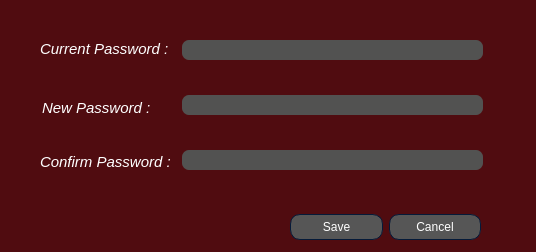
<?xml version="1.0" encoding="UTF-8"?>
<ui version="4.0">
 <class>New_Password_Dialog</class>
 <widget class="QDialog" name="New_Password_Dialog">
  <property name="geometry">
   <rect>
    <x>0</x>
    <y>0</y>
    <width>536</width>
    <height>252</height>
   </rect>
  </property>
  <property name="windowTitle">
   <string>Dialog</string>
  </property>
  <property name="styleSheet">
   <string notr="true">
QWidget
{
	background-color: #500c10;
	color: #ffffff;
	border-color: #051a39;

}


QLabel
{
	background-color: transparent;
	color: #ffffff;

}


QToolTip
{
	border : 1px solid #500c10;
	background-color: #26264f;
	color: #ffffff;
	border-color: #051a39;

}
QPushButton
{
	background-color: #565656;
	color: #ffffff;
	border-style: solid;
	border-width: 1px;
	border-radius: 10px;
	border-color: #051a39;
	padding: 5px;

}


QPushButton::disabled
{
	background-color: #404040;
	color: #656565;
	border-color: #051a39;

}


QPushButton::hover
{
	background-color: #8399ff;
	color: #ffffff;
	border-style: solid;
	border-width: 1px;
	border-radius: 10px;
	border-color: #051a39;
	padding: 5px;
}


QPushButton::pressed
{
	background-color: #4969ff;
	color: #ffffff;
	border-style: solid;
	border-width: 1px;
	border-radius: 10px;
	border-color: #051a39;
	padding: 5px;

}

QComboBox
{
    background-color: #565656;
    border: 1px solid;
    border-radius: 3px;
    padding-left: 6px;
    color: #ffffff;
    height: 20px;

}


QComboBox::disabled
{
	background-color: #404040;
	color: #656565;
	border-color: #051a39;

}


QComboBox:hover
{
    background-color: #8399ff;
}


QComboBox:on
{
    background-color: #4969ff;

}


QComboBox QAbstractItemView
{
    background-color: #383838;
    color: #ffffff;
    border: 1px solid black;
    selection-background-color: #4969ff;
    selection-color: #ffffff;
    outline: 0;

}

QComboBox::drop-down
{
    subcontrol-origin: padding;
    subcontrol-position: top right;
    width: 15px;
    border-left-width: 0px;
    border-left-color: darkgray;
    border-left-style: solid; 
    border-top-right-radius: 3px; 
    border-bottom-right-radius: 3px;

}


QComboBox::down-arrow
{
    image: url(://arrow-down.png);
    width: 8px;
    height: 8px;
}


QSpinBox
{
	background-color: #525251;
	color: #ffffff;
	border: 1px solid #051a39;
	border-radius: 3px;
	padding : 2px;
}

QLineEdit
{
	background-color: #525251;
	color: #ffffff;
	border-width: 1px;
	border-radius: 7px;
	border-color: #051a39;
	padding: 2px;

}

QLineEdit::disabled
{
	background-color: #404040;
	color: #656565;
	border-width: 1px;
	border-radius: 7px;
	border-color: #051a39;
	padding: 2px;

}

QTextEdit
{
	background-color: #ffffff;
	color: #010201;
	border-color: #051a39;

}


QTextEdit::disabled
{
	background-color: #404040;
	color: #656565;
	border-color: #051a39;

}

QCheckBox::indicator
{
    color: #b1b1b1;
    background-color: #323232;
    border: 1px solid #b1b1b1;
    width: 12px;
    height: 12px;

}


QCheckBox::indicator:checked
{
    image:url(://checkbox.png);
    border: 1px solid #565656;

}


QCheckBox::disabled
{
	color: #656565;

}


QCheckBox::indicator:disabled
{
	background-color: #656565;
	color: #656565;
    border: 1px solid #656565;

}


QRadioButton::indicator::unchecked
{ 
	border: 2px inset gray; 
	border-radius: 5px; 
	background-color:  #fff;
	width: 9px; 
	height: 9px; 

}


QRadioButton::indicator::unchecked:hover
{ 
	border: 2px solid #565656; 
	border-radius: 5px; 
	background-color:  #fff;
	width: 9px; 
	height: 9px; 

}


QRadioButton::indicator::checked
{ 
	border: 2px inset darkgray; 
	border-radius: 5px; 
	background-color: #4969ff; 
	width: 9px; 
	height: 9px; 

}


QRadioButton::disabled
{
	color: #656565;

}


QRadioButton::indicator:disabled
{
	background-color: #656565;
	color: #656565;
    border: 2px solid #656565;

}


QTableView
{
    background-color: #242526;
    border: 1px solid #32414B;
    color: #f0f0f0;
    gridline-color: #8faaff;
    outline : 0;

}


QTableView::disabled
{
    background-color: #242526;
    border: 1px solid #32414B;
    color: #656565;
    gridline-color: #656565;
    outline : 0;

}


QTableView::item:hover 
{
    background-color: #26264f;
    color: #f0f0f0;

}


QTableView::item:selected 
{
    background-color: #1a1b1c;
    border: 2px solid #4969ff;
    color: #F0F0F0;

}


QTableView::item:selected:disabled
{
    background-color: #1a1b1c;
    border: 2px solid #525251;
    color: #656565;

}


QTableCornerButton::section
{
    background-color: #505050;
    color: #fff;

}


QHeaderView::section
{
    background-color: #525251;
    color: #fff;
    text-align: left;
	padding: 4px;
	
}


QHeaderView::section:disabled
{
    background-color: #525251;
    color: #656565;

}






QHeaderView::section::vertical::first,
QHeaderView::section::vertical::only-one
{
    border-top: 1px solid #353635;

}


QHeaderView::section::vertical
{
    border-top: 1px solid #353635;

}


QHeaderView::section::horizontal::first,
QHeaderView::section::horizontal::only-one
{
    border-left: 1px solid #353635;

}


QHeaderView::section::horizontal
{
    border-left: 1px solid #353635;

}


QTabBar::tab
{
	background-color: #262626;
	color: #ffffff;
	border-style: solid;
	border-width: 1px;
	border-top-left-radius: 3px;
	border-top-right-radius: 3px;
	border-color: #051a39;
	padding: 5px;

}


QTabBar::tab:disabled
{
	background-color: #656565;
	color: #656565;
}


QTabWidget::pane 
{
	background-color: #262626;
	color: #ffffff;
    border: 1px solid;
    border-color: #565656;

}


QTabBar::tab:selected
{
    background-color: #565656;
	color: #ffffff;
	border-style: solid;
	border-width: 1px;
	border-top-left-radius: 3px;
	border-top-right-radius: 3px;
	border-color: #051a39;
	padding: 5px;

}


QTabBar::tab:selected:disabled
{
	background-color: #404040;
	color: #656565;

}


QTabBar::tab:!selected 
{
    background-color: #262626;

}


QTabBar::tab:!selected:hover 
{
    background-color: #8399ff;

}


QTabBar::tab:top:!selected 
{
    margin-top: 3px;

}


QTabBar::tab:bottom:!selected 
{
    margin-bottom: 3px;

}


QTabBar::tab:top, QTabBar::tab:bottom 
{
    min-width: 8ex;
    margin-right: -1px;
    padding: 5px 10px 5px 10px;

}


QTabBar::tab:top:selected 
{
    border-bottom-color: none;

}


QTabBar::tab:bottom:selected 
{
    border-top-color: none;

}


QTabBar::tab:top:last, QTabBar::tab:bottom:last,
QTabBar::tab:top:only-one, QTabBar::tab:bottom:only-one 
{
    margin-right: 0;

}


QTabBar::tab:left:!selected 
{
    margin-right: 3px;

}


QTabBar::tab:right:!selected
{
    margin-left: 3px;

}


QTabBar::tab:left, QTabBar::tab:right 
{
    min-height: 8ex;
    margin-bottom: -1px;
    padding: 10px 5px 10px 5px;

}


QTabBar::tab:left:selected 
{
    border-left-color: none;

}


QTabBar::tab:right:selected 
{
    border-right-color: none;

}


QTabBar::tab:left:last, QTabBar::tab:right:last,
QTabBar::tab:left:only-one, QTabBar::tab:right:only-one 
{
    margin-bottom: 0;

}


QScrollBar:horizontal
{
    border: 1px solid #222222;
    background-color: #3d3d3d;
    height: 13px;
    margin: 0px 16px 0 16px;

}


QScrollBar::handle:horizontal
{
    background: #565656;
    min-height: 20px;

}


QScrollBar::add-line:horizontal
{
    border: 1px solid #1b1b19;
    background-color: #565656;
    width: 14px;
    subcontrol-position: right;
    subcontrol-origin: margin;

}


QScrollBar::sub-line:horizontal
{
    border: 1px solid #1b1b19;
    background-color: #565656;
    width: 14px;
    subcontrol-position: left;
    subcontrol-origin: margin;

}


QScrollBar::right-arrow:horizontal
{
    width: 6px;
    height: 6px;

}


QScrollBar::left-arrow:horizontal
{
    width: 6px;
    height: 6px;

}


QScrollBar::add-page:horizontal, QScrollBar::sub-page:horizontal
{
    background: none;

}


QScrollBar:vertical
{
    background-color: #3d3d3d;
    width: 13px;
    margin: 16px 0 16px 0;
    border: 1px solid #222222;

}


QScrollBar::handle:vertical
{
    background-color: #565656;
    min-height: 20px;

}


QScrollBar::add-line:vertical
{
    border: 1px solid #1b1b19;
    background-color: #565656;
    height: 14px;
    subcontrol-position: bottom;
    subcontrol-origin: margin;

}


QScrollBar::sub-line:vertical
{
    border: 1px solid #1b1b19;
    background-color: #565656;
    height: 14px;
    subcontrol-position: top;
    subcontrol-origin: margin;

}


QScrollBar::up-arrow:vertical
{
    width: 6px;
    height: 6px;

}


QScrollBar::down-arrow:vertical
{
    width: 6px;
    height: 6px;

}


QScrollBar::add-page:vertical, QScrollBar::sub-page:vertical
{
    background: none;

}

QStatusBar
{
	background-color: #565656;
	color: #ffffff;
	border-color: #051a39;

}


</string>
  </property>
  <widget class="QWidget" name="layoutWidget">
   <property name="geometry">
    <rect>
     <x>182</x>
     <y>11</y>
     <width>301</width>
     <height>191</height>
    </rect>
   </property>
   <layout class="QVBoxLayout" name="verticalLayout">
    <item>
     <widget class="QLineEdit" name="lineEdit_current">
      <property name="echoMode">
       <enum>QLineEdit::Password</enum>
      </property>
     </widget>
    </item>
    <item>
     <widget class="QLineEdit" name="lineEdit_new">
      <property name="echoMode">
       <enum>QLineEdit::Password</enum>
      </property>
     </widget>
    </item>
    <item>
     <widget class="QLineEdit" name="lineEdit_confirm">
      <property name="echoMode">
       <enum>QLineEdit::Password</enum>
      </property>
     </widget>
    </item>
   </layout>
  </widget>
  <widget class="QLabel" name="label_3">
   <property name="geometry">
    <rect>
     <x>40</x>
     <y>152</y>
     <width>133</width>
     <height>21</height>
    </rect>
   </property>
   <property name="font">
    <font>
     <family>Microsoft Sans Serif</family>
     <pointsize>11</pointsize>
    </font>
   </property>
   <property name="text">
    <string>&lt;html&gt;&lt;head/&gt;&lt;body&gt;&lt;p&gt;&lt;span style=&quot; font-style:italic;&quot;&gt;Confirm Password :&lt;/span&gt;&lt;/p&gt;&lt;/body&gt;&lt;/html&gt;</string>
   </property>
  </widget>
  <widget class="QLabel" name="label_2">
   <property name="geometry">
    <rect>
     <x>42</x>
     <y>99</y>
     <width>110</width>
     <height>17</height>
    </rect>
   </property>
   <property name="font">
    <font>
     <family>Microsoft Sans Serif</family>
     <pointsize>11</pointsize>
    </font>
   </property>
   <property name="text">
    <string>&lt;html&gt;&lt;head/&gt;&lt;body&gt;&lt;p&gt;&lt;span style=&quot; font-style:italic;&quot;&gt;New Password :&lt;/span&gt;&lt;/p&gt;&lt;/body&gt;&lt;/html&gt;</string>
   </property>
  </widget>
  <widget class="QLabel" name="label">
   <property name="geometry">
    <rect>
     <x>40</x>
     <y>40</y>
     <width>129</width>
     <height>17</height>
    </rect>
   </property>
   <property name="font">
    <font>
     <family>Microsoft Sans Serif</family>
     <pointsize>11</pointsize>
    </font>
   </property>
   <property name="text">
    <string>&lt;html&gt;&lt;head/&gt;&lt;body&gt;&lt;p&gt;&lt;span style=&quot; font-style:italic;&quot;&gt;Current Password :&lt;/span&gt;&lt;/p&gt;&lt;/body&gt;&lt;/html&gt;</string>
   </property>
  </widget>
  <widget class="QWidget" name="layoutWidget">
   <property name="geometry">
    <rect>
     <x>290</x>
     <y>210</y>
     <width>191</width>
     <height>34</height>
    </rect>
   </property>
   <layout class="QHBoxLayout" name="horizontalLayout">
    <item>
     <widget class="QPushButton" name="pushButton_2">
      <property name="text">
       <string>Save</string>
      </property>
     </widget>
    </item>
    <item>
     <widget class="QPushButton" name="pushButton">
      <property name="text">
       <string>Cancel</string>
      </property>
     </widget>
    </item>
   </layout>
  </widget>
 </widget>
 <resources/>
 <connections/>
</ui>
